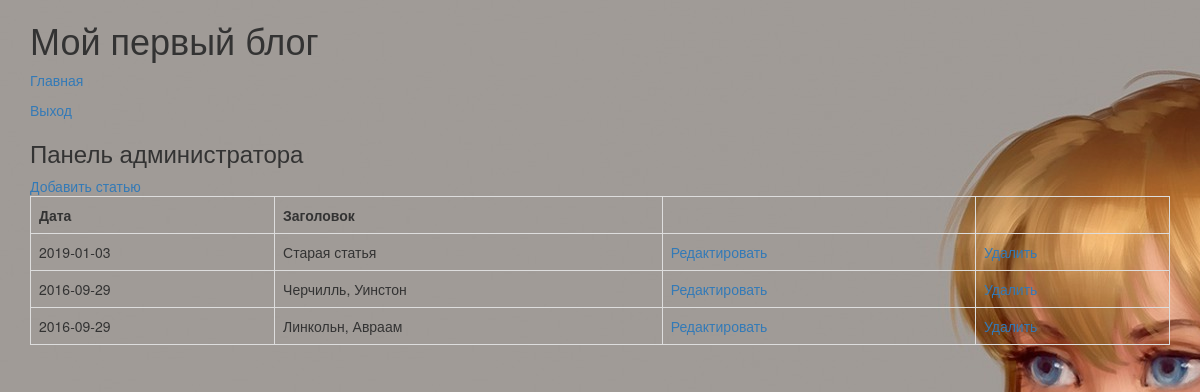
/admin/index.php (signed in), run on the app's committed database.
### tables this page shows
CREATE TABLE `articles` (
  `id` int(11) NOT NULL,
  `title` varchar(256) NOT NULL,
  `content` text NOT NULL,
  `data` date NOT NULL,
  `image` text NOT NULL
);

### models/articles.php (called while the page is built, shortened)
<?php
    function article_all($link){
        $query = "SELECT * FROM `articles` ORDER BY id DESC";
        $result = mysqli_query($link, $query);
        $n = mysqli_num_rows($result);
        $articles = array();
        for ($i = 0; $i < $n; $i++){
            $row = mysqli_fetch_assoc($result);
            $articles[] =$row;
        }
        return $articles;
    }
?>

### views/articles_admin.php (the view, shortened to what this page needs)
<!DOCTYPE html>
<html lang="ru">
    <head>
        <link rel="stylesheet" type="text/css" href="/views/css/style.css">
        <link rel="stylesheet" href="https://maxcdn.bootstrapcdn.com/bootstrap/3.3.6/css/bootstrap.min.css">
   </head>
    <body>
        <div class="container">
            <h1> Мой первый блог </h1>
            <p> <a href="/index.php"> Главная            </a></p>
            <p> <a href="index.php?do=logout">Выход     </a></p>
            <h3>Панель администратора</h3>
            <div>
                <a href="index.php?action=add">Добавить статью</a>
                <table class="table table-bordered">
                    <tr>
                        <th>Дата</th>
                        <th>Заголовок</th>
                        <th></th>
                        <th></th>
                    </tr>
                    <?php foreach($articles as $a): ?>
                    <tr>
                        <td><?=$a['data']?></td>
                        <td><?=$a['title']?></td>
                        <td>
                            <a href="index.php?action=edit&id=<?=$a['id']?>">Редактировать</a>
                        </td>
                        <td>
                            <a href="index.php?action=delete&id=<?=$a['id']?>">Удалить</a>
                        </td>
                    </tr>
                    <?php endforeach ?>
                </table>
            </div>
        </div>
    </body>
</html>

### views/css/style.css (style rules this page uses)
html { height: 100%; }
body { padding: 0; margin: 0; background: url(../images/bc2.jpg) no-repeat top center; font-size: 100%; display: flex; flex-direction: column; height: 100%; }
td a { width: 100%; height: 100%; display: block; }

### data on the page
articles: data "2019-01-03", title "Старая статья"
articles: data "2016-09-29", title "Черчилль, Уинстон"
articles: data "2016-09-29", title "Линкольн, Авраам"
